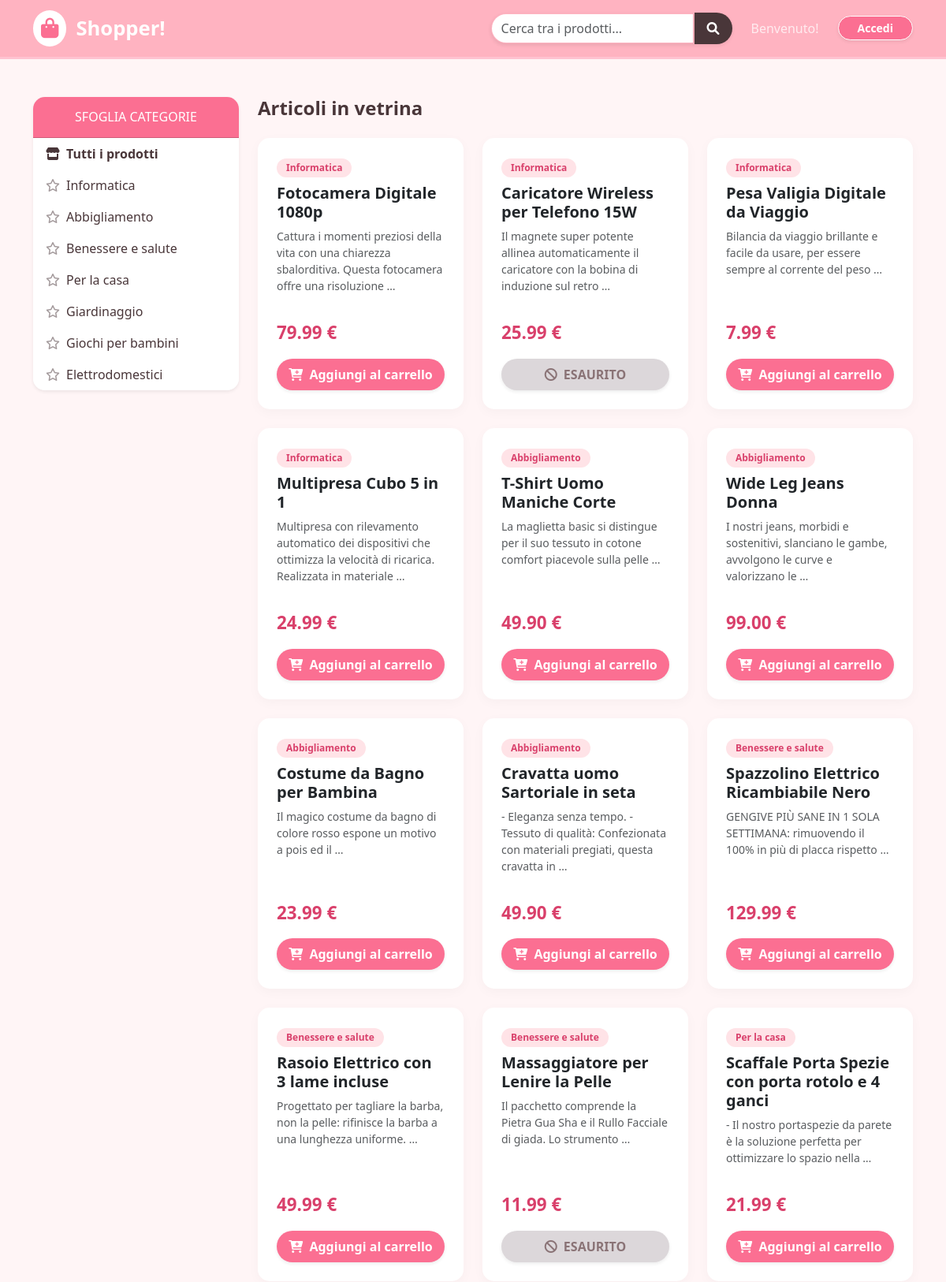
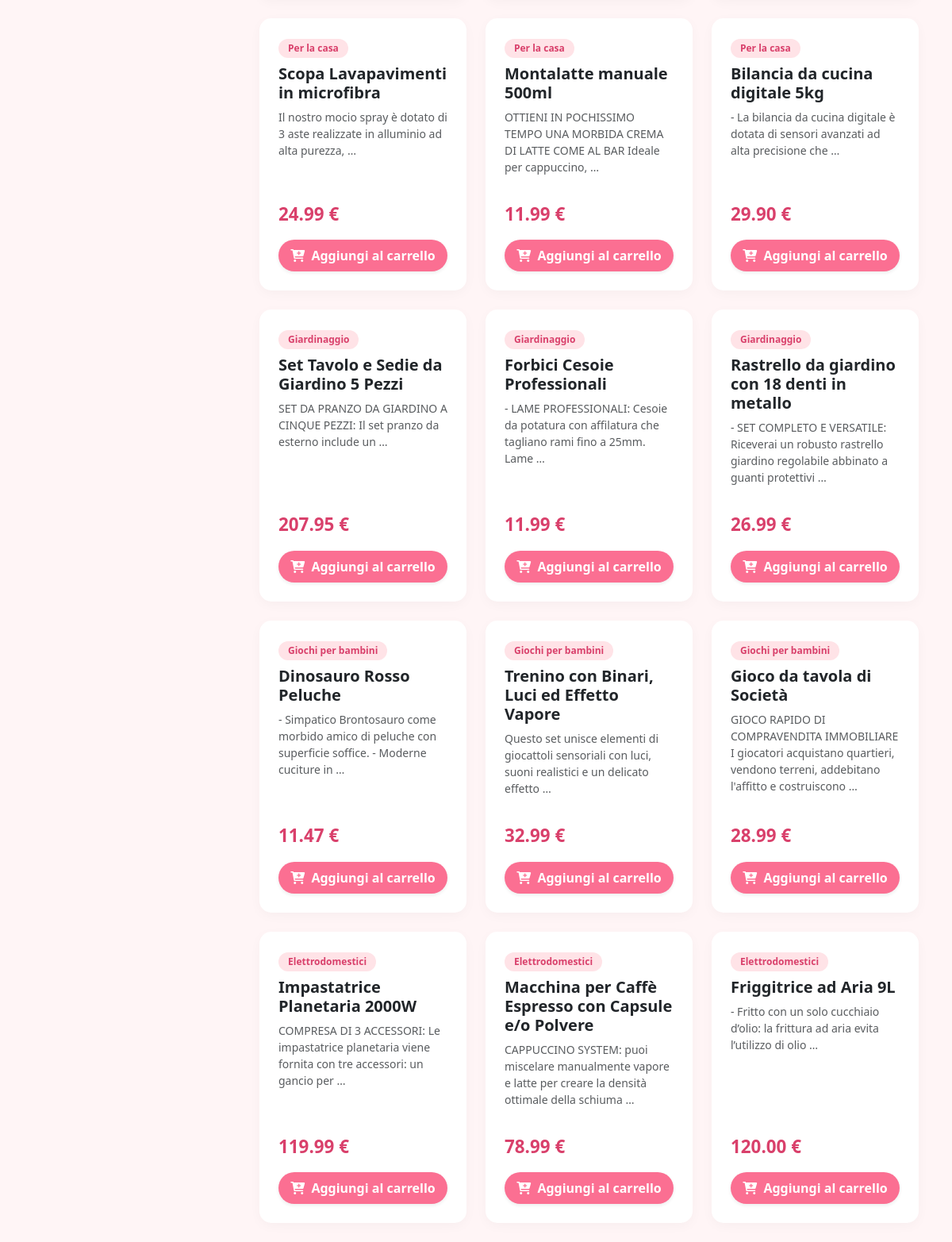
Page /catalog/ on the committed database (2 pictures, top to bottom).
### catalog/models.py (models this page shows, shortened)
class Category(models.Model): #modello per le categorie di prodotti
    name = models.CharField(max_length=100)
    description = models.TextField(blank=True)

class Product(models.Model): #modello per i prodotti
    name = models.CharField(max_length=200)
    description = models.TextField()
    price = models.DecimalField(max_digits=10, decimal_places=2)
    stock = models.IntegerField(default=0)
    category = models.ForeignKey(Category, on_delete=models.CASCADE, related_name='products')

### catalog/views.py (the view)
# urls.py: path('', views.ProductListView.as_view(), name='product_list'),
class ProductListView(ListView):
    model = Product
    template_name = 'catalog/product_list.html'
    context_object_name = 'products'
    def get_queryset(self):
        queryset = super().get_queryset().select_related('category')
        query = self.request.GET.get('q')  # prende la parola cercata
        category_id = self.request.GET.get('category')  # prende la categoria cliccata
        if query:
            queryset = queryset.filter(name__icontains=query)  # cerca nel nome
        if category_id:
            queryset = queryset.filter(category_id=category_id)  # filtra per categoria
        return queryset
    def get_context_data(self, **kwargs):
        context = super().get_context_data(**kwargs)
        context['categories'] = Category.objects.all()
        return context

### templates/catalog/product_list.html (shortened to what this page needs)
{% extends 'catalog/base.html' %}
{% block navbar_button %}
<div class="d-flex align-items-center gap-4 flex-wrap">
    <form class="d-flex" method="GET" action="{% url 'product_list' %}" style="min-width: 250px;">
        <input class="form-control search-input shadow-sm" type="search" name="q" placeholder="Cerca tra i prodotti..." value="{{ request.GET.q }}">
        <button class="btn search-btn px-3 shadow-sm" type="submit"><i class="fa-solid fa-magnifying-glass"></i></button>
    </form>
    <div class="navbar-text text-white d-none d-lg-block">
        {% if user.is_authenticated %}
            Ciao, <strong class="text-dark">{{ user.username }}</strong>
        {% else %}
            <span class="opacity-75">Benvenuto!</span>
        {% endif %}
    </div>
    <div class="d-flex align-items-center gap-2">
        {% if user.is_authenticated %}
            {% if user.is_manager %}
                <a href="{% url 'manage_orders' %}" class="btn btn-light btn-sm rounded-pill px-3 fw-bold shadow-sm" style="color: var(--shopper-pink-dark);">
                    <i class="fa-solid fa-clipboard-list me-1"></i> Gestione Ordini
                </a>
            {% endif %}
            <a href="{% url 'my_orders' %}" class="btn btn-outline-light btn-sm rounded-pill px-3">
                <i class="fa-solid fa-box me-1"></i> I miei Ordini
            </a>
            <a href="{% url 'cart_detail' %}" class="btn btn-shopper btn-sm px-3 rounded-pill shadow-sm" style="border: 1px solid white;">
                <i class="fa-solid fa-cart-shopping me-1"></i> Carrello ({{ user.cart.get_item_count|default:0 }})
            </a>
            <form action="{% url 'logout' %}" method="post" class="m-0">
                {% csrf_token %}
                <button type="submit" class="btn btn-outline-light btn-sm rounded-pill px-3">Esci</button>
            </form>
        {% else %}
            <a href="{% url 'login' %}" class="btn btn-shopper btn-sm px-4 rounded-pill shadow-sm" style="border: 1px solid white;">Accedi</a>
        {% endif %}
    </div>
</div>
{% endblock %}
{% block content %}
<div class="row">
    <div class="col-lg-3 mb-4">
        <div class="card sidebar-card shadow-sm">
            <div class="card-header sidebar-header-pink py-3">
                <h5 class="mb-0 fs-6 text-uppercase tracking-wider">Sfoglia Categorie</h5>
            </div>
            <div class="list-group list-group-flush">
                <a href="{% url 'product_list' %}" class="list-group-item list-group-item-action list-group-item-shopper fw-bold">
                    <i class="fa-solid fa-store me-2"></i>Tutti i prodotti
                </a>
                {% for c in categories %}
                    <a href="?category={{ c.id }}" class="list-group-item list-group-item-action list-group-item-shopper">
                        <i class="fa-regular fa-star me-2 opacity-50"></i>{{ c.name }}
                    </a>
                {% endfor %}
            </div>
        </div>
    </div>
    <div class="col-lg-9">
        <h2 class="mb-4 fw-bold fs-4" style="color: var(--shopper-text);">Articoli in vetrina</h2>
        <div class="row">
            {% for product in products %}
            <div class="col-md-6 col-xl-4 mb-4">
                <div class="card h-100 product-card p-2">
                    <div class="card-body d-flex flex-column">
                        <div class="mb-2">
                            <span class="badge badge-shopper">{{ product.category.name }}</span>
                        </div>
                        <h5 class="card-title fw-bold mb-2">
                            <a href="{% url 'product_detail' product.id %}" style="text-decoration: none; color: inherit;">
                                {{ product.name }}
                            </a>
                        </h5>
                        <p class="card-text text-muted small flex-grow-1">{{ product.description|truncatewords:15 }}</p>
                        <div class="d-flex justify-content-between align-items-center mt-3">
                            <span class="price-text">{{ product.price }} €</span>
                        </div>
                        {% if product.stock > 0 %}
                        <form action="{% url 'add_to_cart' product.id %}" method="POST" class="mt-3">
                            <button type="submit" class="btn btn-shopper w-100 rounded-pill py-2 shadow-sm">
                                <i class="fa-solid fa-cart-plus me-1"></i> Aggiungi al carrello
                            </button>
                        </form>
                        {% else %}
                            <div class="mt-3">
                                <button class="btn w-100 rounded-pill py-2 shadow-sm" disabled style="background-color: #dcd7da; color: #8a7376; border: none; cursor: not-allowed; font-weight: bold; opacity: 1;">
                                    <i class="fa-solid fa-ban me-1"></i> ESAURITO
                                </button>
                            </div>
                        {% endif %}
                    </div>
                </div>
            </div>
            {% empty %}
            <div class="col-12">
                <div class="alert text-center py-4 shadow-sm" style="background-color: var(--shopper-pink-light); border: none; border-radius: 15px;">
                    Nessun articolo trovato con questi criteri di ricerca.
                </div>
            </div>
            {% endfor %}
        </div>
    </div>
</div>
{% endblock %}

### templates/catalog/base.html (shortened to what this page needs)
<!DOCTYPE html>
<html lang="it">
<head>
    <link href="https://cdn.jsdelivr.net/npm/bootstrap@5.3.0/dist/css/bootstrap.min.css" rel="stylesheet">
    <link rel="stylesheet" href="https://cdnjs.cloudflare.com/ajax/libs/font-awesome/6.0.0/css/all.min.css">
</head>
<body>
<nav class="navbar navbar-expand-lg navbar-dark navbar-shopper mb-5">
    <div class="container">
        <a class="navbar-brand d-flex align-items-center" href="{% url 'product_list' %}">
            <i class="fa-solid fa-bag-shopping brand-icon-pink"></i>
            <span>Shopper!</span>
        </a>
        <div class="ms-auto">
            {% block navbar_button %}
            {% endblock %}
        </div>
    </div>
</nav>
<div class="container">
    {% block content %}
    {% endblock %}
</div>
</body>
</html>

### templates/catalog/base.html (style rules this page uses)
:root { --shopper-bg: #fff5f6; --shopper-pink-light: #ffe3e7; --shopper-pink-main: #ffb3c1; --shopper-pink-dark: #fb6f92; --shopper-text: #493639; }
body { background-color: var(--shopper-bg); color: var(--shopper-text); font-family: 'Segoe UI', sans-serif; }
.navbar-shopper { background-color: var(--shopper-pink-main) !important; border-bottom: 3px solid #ffc2d1; }
.navbar-shopper .navbar-brand { font-weight: 800; font-size: 1.6rem; color: white !important; }
.brand-icon-pink { color: var(--shopper-pink-dark); margin-right: 12px; font-size: 1.6rem; background-color: white; padding: 8px; border-radius: 50%; border: 2px solid white; }
.btn-shopper { background-color: var(--shopper-pink-dark); color: white; border: none; font-weight: 600; border-radius: 25px; transition: all 0.2s; }

### templates/catalog/product_list.html (style rules this page uses)
.sidebar-card { border: none; border-radius: 15px; overflow: hidden; box-shadow: 0 4px 12px rgba(251, 111, 146, 0.08); }
.sidebar-header-pink { background-color: var(--shopper-pink-dark) !important; color: white !important; font-weight: 700; text-align: center; }
.list-group-item-shopper { color: var(--shopper-text); border: none; transition: background 0.2s; }
.product-card { border: none; border-radius: 15px; background-color: white; box-shadow: 0 4px 15px rgba(0,0,0,0.03); transition: all 0.3s cubic-bezier(0.25, 0.8, 0.25, 1); }
.badge-shopper { background-color: var(--shopper-pink-light); color: #d9406b; font-weight: 600; padding: 6px 12px; border-radius: 20px; }
.price-text { color: #d9406b; font-weight: 700; font-size: 1.4rem; }
.search-input { border: 2px solid transparent; border-radius: 25px 0 0 25px; }
.search-btn { border-radius: 0 25px 25px 0; background-color: var(--shopper-text); color: white; border: none; }

### rows in the picture
Category: name "Informatica"
Category: name "Abbigliamento"
Category: name "Benessere e salute"
Category: name "Per la casa"
Category: name "Giardinaggio"
Category: name "Giochi per bambini"
Category: name "Elettrodomestici"
Product: category.name "Informatica", name "Fotocamera Digitale 1080p", description "Cattura i momenti preziosi della vita con una chiarezza sbalorditiva. Questa fotocamera offre una risoluzione …", price "79.99", stock "Aggiungi al carrello"
Product: category.name "Informatica", name "Caricatore Wireless per Telefono 15W", description "Il magnete super potente allinea automaticamente il caricatore con la bobina di induzione sul retro …", price "25.99", stock 0 (drawn)
Product: category.name "Informatica", name "Pesa Valigia Digitale da Viaggio", description "Bilancia da viaggio brillante e facile da usare, per essere sempre al corrente del peso …", price "7.99", stock "Aggiungi al carrello"
Product: category.name "Informatica", name "Multipresa Cubo 5 in 1", description "Multipresa con rilevamento automatico dei dispositivi che ottimizza la velocità di ricarica. Realizzata in materiale …", price "24.99", stock "Aggiungi al carrello"
Product: category.name "Abbigliamento", name "T-Shirt Uomo Maniche Corte", description "La maglietta basic si distingue per il suo tessuto in cotone comfort piacevole sulla pelle …", price "49.90", stock "Aggiungi al carrello"
Product: category.name "Abbigliamento", name "Wide Leg Jeans Donna", description "I nostri jeans, morbidi e sostenitivi, slanciano le gambe, avvolgono le curve e valorizzano le …", price "99.00", stock "Aggiungi al carrello"
Product: category.name "Abbigliamento", name "Costume da Bagno per Bambina", description "Il magico costume da bagno di colore rosso espone un motivo a pois ed il …", price "23.99", stock "Aggiungi al carrello"
Product: category.name "Abbigliamento", name "Cravatta uomo Sartoriale in seta", description "- Eleganza senza tempo. - Tessuto di qualità: Confezionata con materiali pregiati, questa cravatta in …", price "49.90", stock "Aggiungi al carrello"
Product: category.name "Benessere e salute", name "Spazzolino Elettrico Ricambiabile Nero", description "GENGIVE PIÙ SANE IN 1 SOLA SETTIMANA: rimuovendo il 100% in più di placca rispetto …", price "129.99", stock "Aggiungi al carrello"
Product: category.name "Benessere e salute", name "Rasoio Elettrico con 3 lame incluse", description "Progettato per tagliare la barba, non la pelle: rifinisce la barba a una lunghezza uniforme. …", price "49.99", stock "Aggiungi al carrello"
Product: category.name "Benessere e salute", name "Massaggiatore per Lenire la Pelle", description "Il pacchetto comprende la Pietra Gua Sha e il Rullo Facciale di giada. Lo strumento …", price "11.99", stock 0 (drawn)
Product: category.name "Per la casa", name "Scaffale Porta Spezie con porta rotolo e 4 ganci", description "- Il nostro portaspezie da parete è la soluzione perfetta per ottimizzare lo spazio nella …", price "21.99", stock "Aggiungi al carrello"
Product: category.name "Per la casa", name "Scopa Lavapavimenti in microfibra", description "Il nostro mocio spray è dotato di 3 aste realizzate in alluminio ad alta purezza, …", price "24.99", stock "Aggiungi al carrello"
Product: category.name "Per la casa", name "Montalatte manuale 500ml", description "OTTIENI IN POCHISSIMO TEMPO UNA MORBIDA CREMA DI LATTE COME AL BAR Ideale per cappuccino, …", price "11.99", stock "Aggiungi al carrello"
Product: category.name "Per la casa", name "Bilancia da cucina digitale 5kg", description "- La bilancia da cucina digitale è dotata di sensori avanzati ad alta precisione che …", price "29.90", stock "Aggiungi al carrello"
Product: category.name "Giardinaggio", name "Set Tavolo e Sedie da Giardino 5 Pezzi", description "SET DA PRANZO DA GIARDINO A CINQUE PEZZI: Il set pranzo da esterno include un …", price "207.95", stock "Aggiungi al carrello"
Product: category.name "Giardinaggio", name "Forbici Cesoie Professionali", description "- LAME PROFESSIONALI: Cesoie da potatura con affilatura che tagliano rami fino a 25mm. Lame …", price "11.99", stock "Aggiungi al carrello"
Product: category.name "Giardinaggio", name "Rastrello da giardino con 18 denti in metallo", description "- SET COMPLETO E VERSATILE: Riceverai un robusto rastrello giardino regolabile abbinato a guanti protettivi …", price "26.99", stock "Aggiungi al carrello"
Product: category.name "Giochi per bambini", name "Dinosauro Rosso Peluche", description "- Simpatico Brontosauro come morbido amico di peluche con superficie soffice. - Moderne cuciture in …", price "11.47", stock "Aggiungi al carrello"
Product: category.name "Giochi per bambini", name "Trenino con Binari, Luci ed Effetto Vapore", description "Questo set unisce elementi di giocattoli sensoriali con luci, suoni realistici e un delicato effetto …", price "32.99", stock "Aggiungi al carrello"
Product: category.name "Giochi per bambini", name "Gioco da tavola di Società", description "GIOCO RAPIDO DI COMPRAVENDITA IMMOBILIARE I giocatori acquistano quartieri, vendono terreni, addebitano l'affitto e costruiscono …", price "28.99", stock "Aggiungi al carrello"
Product: category.name "Elettrodomestici", name "Impastatrice Planetaria 2000W", description "COMPRESA DI 3 ACCESSORI: Le impastatrice planetaria viene fornita con tre accessori: un gancio per …", price "119.99", stock "Aggiungi al carrello"
Product: category.name "Elettrodomestici", name "Macchina per Caffè Espresso con Capsule e/o Polvere", description "CAPPUCCINO SYSTEM: puoi miscelare manualmente vapore e latte per creare la densità ottimale della schiuma …", price "78.99", stock "Aggiungi al carrello"
Product: category.name "Elettrodomestici", name "Friggitrice ad Aria 9L", description "- Fritto con un solo cucchiaio d’olio: la frittura ad aria evita l’utilizzo di olio …", price "120.00", stock "Aggiungi al carrello"
